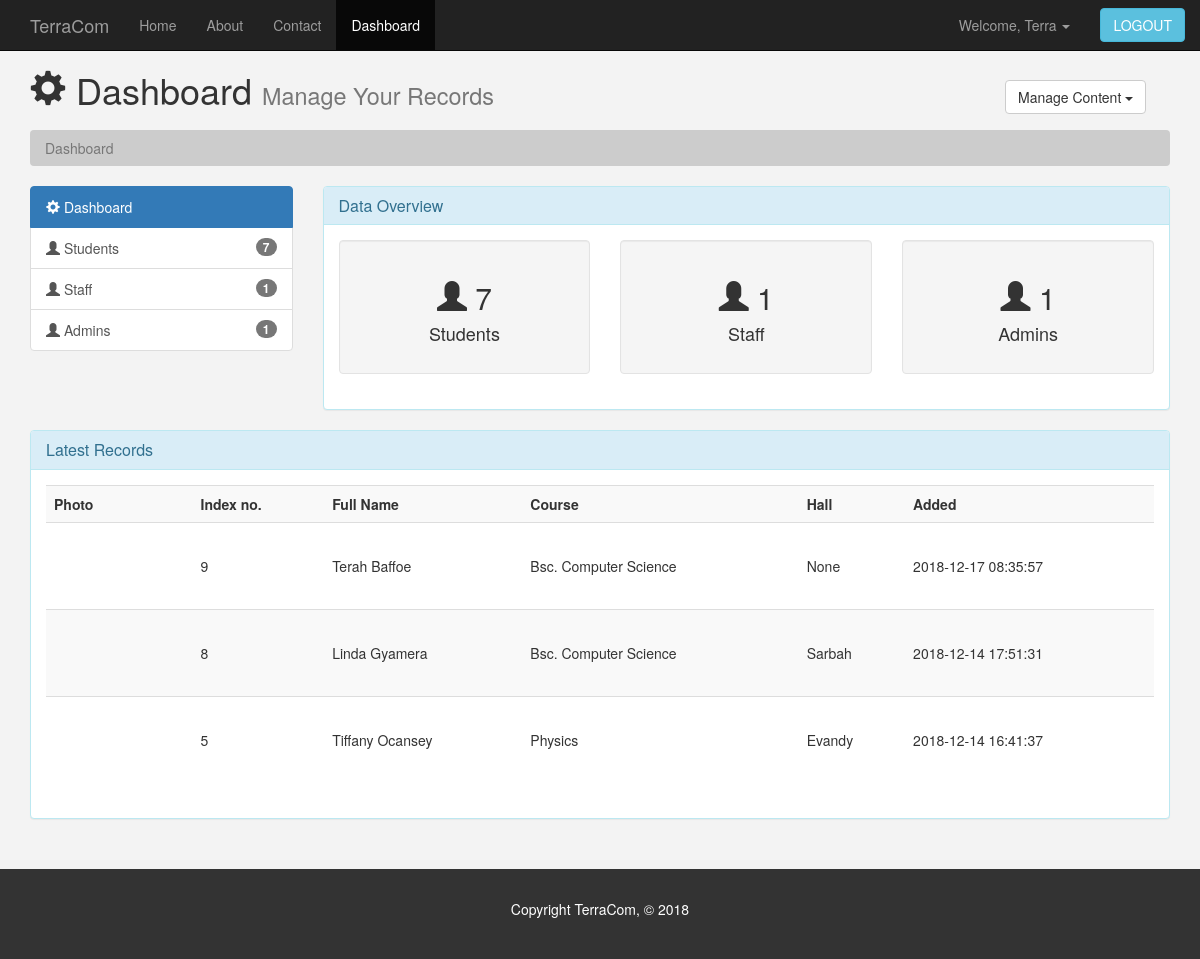
Screenshot of /dashboard.php (signed in) with the database file from the repository.
### tables this page shows
CREATE TABLE `studentdetails` (
  `std_id` int(11) NOT NULL,
  `std_first` varchar(30) NOT NULL,
  `std_last` varchar(30) NOT NULL,
  `std_sex` varchar(10) NOT NULL,
  `std_hall` varchar(256) NOT NULL,
  `std_course` varchar(256) NOT NULL,
  `std_dob` date NOT NULL,
  `std_joined` timestamp NOT NULL DEFAULT CURRENT_TIMESTAMP ON UPDATE CURRENT_TIMESTAMP,
  `std_imgstat` int(2) NOT NULL
);

CREATE TABLE `studentgallery` (
  `img_id` int(11) NOT NULL,
  `img_stdid` int(11) NOT NULL,
  `img_folder` varchar(256) NOT NULL,
  `img_fullname` varchar(256) NOT NULL
);

### includes/dashboard-server.php (called while the page is built)
<?php
include 'server.php';
$sql = "SELECT * FROM studentdetails;";
$result = mysqli_query($conn, $sql);
$numOfStudents = mysqli_num_rows($result);
$sql = "SELECT * FROM admindetails;";
$result = mysqli_query($conn, $sql);
$numOfAdmins = mysqli_num_rows($result);
$sql = "SELECT * FROM staffdetails;";
$result = mysqli_query($conn, $sql);
$numOfStaff = mysqli_num_rows($result);
$sql = "SELECT * FROM studentdetails ORDER BY std_joined DESC LIMIT 3;";
$result = mysqli_query($conn, $sql);

### dashboard.php (the view, shortened to what this page needs)
<?php
  include "includes/dashboard-server.php";
?>
<!DOCTYPE html>
<html lang="en" dir="ltr">
  <head>
    <link href="css/bootstrap.min.css" rel="stylesheet">
    <link href="css/style.css" rel="stylesheet">
  </head>
  <body>
    <?php include "dashboard-nav.php" ?>
    <?php include "dashboard-header.php" ?>
    <section id="breadcrumb">
      <div class="container">
        <ol class="breadcrumb">
          <li class="active">Dashboard</li>
        </ol>
      </div>
    </section>
      <div class="container">
        <div class="row">
          <div class="col-sm-3">
            <div class="list-group">
              <a href="#" class="list-group-item active bg-info main-color-bg"><span class="glyphicon glyphicon-cog" aria-hidden="true"></span>
                Dashboard
              </a>
              <a href="view-student.php" class="list-group-item"><span class="glyphicon glyphicon-user" aria-hidden="true"></span> Students <span class="badge"><?php echo $numOfStudents; ?></span></a>
              <a href="view-staff.php" class="list-group-item"><span class="glyphicon glyphicon-user" aria-hidden="true"></span> Staff <span class="badge"><?php echo $numOfStaff; ?></span></a>
              <a href="#" class="list-group-item"><span class="glyphicon glyphicon-user" aria-hidden="true"></span> Admins <span class="badge"><?php echo $numOfAdmins; ?></span></a>
            </div>
          </div>
          <div class="col-sm-9">
            <div class="panel panel-info">
              <div class="panel-heading main-color-bg">
                <h2 class="panel-title">Data Overview</h2>
              </div>
              <div class="panel-body">
                <div id="sample-features" class="row">
                  <div class="sample-box col-sm-4">
                    <div class="well">
                      <h2><span class="glyphicon glyphicon-user" aria-hidden=true></span> <?php echo $numOfStudents; ?></h2>
                      <h4>Students</h4>
                    </div>
                  </div>
                  <div class="sample-box col-sm-4">
                    <div class="well">
                      <h2><span class="glyphicon glyphicon-user"></span> <?php echo $numOfStaff; ?></h2>
                      <h4>Staff</h4>
                    </div>
                  </div>
                  <div class="sample-box col-sm-4">
                    <div class="well">
                      <h2><span class="glyphicon glyphicon-user"></span> <?php echo $numOfAdmins; ?></h2>
                      <h4>Admins</h4>
                    </div>
                  </div>
                </div>
              </div>
              </div>
            </div>
          </div>
          <div class="row">
            <div class="col-sm-12">
              <div class="panel panel-info">
              <div class="panel-heading">
                <h3 class="panel-title">Latest Records</h3>
              </div>
              <div class="panel-body">
                <table class="table table-striped table-hover">
                  <tr>
                    <th>Photo</th>
                    <th>Index no.</th>
                    <th colspan="2">Full Name</th>
                    <th>Course</th>
                    <th>Hall</th>
                    <th>Added</th>
                  </tr>
                  <?php while ($row = mysqli_fetch_assoc($result)) :?>
                    <?php
                    $id = $row['std_id'];
                    if ($row['std_imgstat'] == 1) {
                      $sql = "SELECT * FROM studentgallery WHERE img_stdid='$id';";
                      $imResult = mysqli_query($conn, $sql);
                      $imPath = mysqli_fetch_assoc($imResult);
                      $path = $imPath['img_folder'].$imPath['img_fullname'].'?'.mt_rand();
                    } else {
                      $path = "./images/defaultprofile.png";
                    }
                    ?>
                    <tr class="view-record-entry">
                      <td><div id="viewImg" style="background-image: url(<?php echo $path; ?>)"></div></td>
                      <td><?php echo $row['std_id'];?></td>
                      <td colspan="2"><?php echo $row['std_first']." ".$row['std_last'];?></td>
                      <td><?php echo $row['std_course'];?></td>
                      <td><?php echo $row['std_hall'];?></td>
                      <td><?php echo $row['std_joined'];?></td>
                    </tr>
                  <?php endwhile; ?>
                </table>
              </div>
            </div>
          </div>
        </div>
        </div>
    <footer id="footer">
      <p>Copyright TerraCom, &copy; 2018</p>
    </footer>
  </body>
</html>

### dashboard-nav.php (shortened to what this page needs)
<nav class="navbar navbar-inverse navbar-fixed-top">
  <div class="container">
    <div class="navbar-header">
      <a class="navbar-brand" href="index.php">TerraCom</a>
    </div>
    <div id="myNavbar" class="collapse navbar-collapse">
      <ul class="nav navbar-nav">
        <li><a href="index.php">Home</a></li>
        <li><a href="about.php">About</a></li>
        <li><a href="contact.php">Contact</a></li>
        <?php
        if(isset($_SESSION['adminName'])) {
          echo "<li class='active'><a href='dashboard.php'>Dashboard</a></li>";
        }
        ?>
      </ul>
        <?php
          if(!isset($_SESSION['adminName'])) {
            echo "<form class='navbar-form navbar-right' action='./includes/signin.php' method='post'>
                    <div class='form-group'>
                      <input class='form-control' type='text' name='username' placeholder='Username \ email ...'>
                    </div>
                    <div class='form-group'>
                      <input class='form-control' type='password' name='password' placeholder='Password ...'>
                      <span class='glyphicon glyphicon-eye-open'></span>
                    </div>
                    <button class='btn btn-primary' type='submit' name='signin'>LOGIN</button>
                  </form>";
          } else {
            echo "
              <ul class='nav navbar-nav navbar-right'>
                <li class='dropdown'>
                  <a class='dropdown-toggle' data-toggle='dropdown' href='#'>Welcome, ".$_SESSION['adminName']."&nbsp;<span class='caret'></span></a>
                  <ul class='dropdown-menu'>
                    <li><a href='dashboard.php'>Dashboard View</a></li>
                    <li><a href='signup.php'>Admin Signup</a></li>
                    <li><a href='setting.php'>Settings View</a></li>
                  </ul>
                </li>
              <form class='navbar-form navbar-right' action='./includes/signin.php?signout=true' method='get'>
            <button class='btn btn-info' type='submit' name='signout'>LOGOUT</button></form></ul>";
          }
        ?>
    </div>
  </div>
</nav>

### dashboard-header.php (shortened to what this page needs)
    <header id="header">
      <div class="container">
        <div class="row">
          <div class="col-md-10">
            <h1><span class="glyphicon glyphicon-cog" aria-hidden="true"></span>
Dashboard <small>Manage Your Records</small></h1>
          </div>
          <div class="col-md-2">
            <div class="dropdown create">
              <button class="btn btn-default dropdown-toggle" type="button" id="contentmenu" data-toggle="dropdown" aria-haspopup="true" aria-expanded="true">
                Manage Content
                <span class="caret"></span>
              </button>
            </div>
          </div>
        </div>
      </div>
    </header>

### css/style.css (style rules this page uses)
body { background-color: #f3f3f3; }
.navbar { margin-bottom:0; border-radius:0; }
#sample-features .sample-box { text-align: center; }
.breadcrumb { margin-top: 10px; background-color: #cccccc; color: #333333; }
#header { margin-top: 50px; }
#header .create { padding-top: 30px; }
#viewImg { width: 70px; height: 70px; background-repeat: no-repeat; background-size: cover; background-position: center; border-radius: 3px; }
.view-record-entry td { line-height: 70px !important; }
#footer { background:#333333; color: #ffffff; text-align: center; padding: 30px; margin-top: 30px; }

### rows the page displays
studentdetails: std_id "9", std_first "Terah", std_last "Baffoe", std_course "Bsc. Computer Science", std_hall "None", std_joined "2018-12-17 08:35:57"
studentdetails: std_id "8", std_first "Linda", std_last "Gyamera", std_course "Bsc. Computer Science", std_hall "Sarbah", std_joined "2018-12-14 17:51:31"
studentdetails: std_id "5", std_first "Tiffany", std_last "Ocansey", std_course "Physics", std_hall "Evandy", std_joined "2018-12-14 16:41:37"

### other values shown
$_SESSION['adminName'] "Terra"
$numOfStudents "7"
$numOfStaff "1"
$numOfAdmins "1"
